Frame 1 (no input): blank canvas, image omitted
Frame 60 (the mouse pressed at the canvas centre just before this capture): blank canvas, image omitted
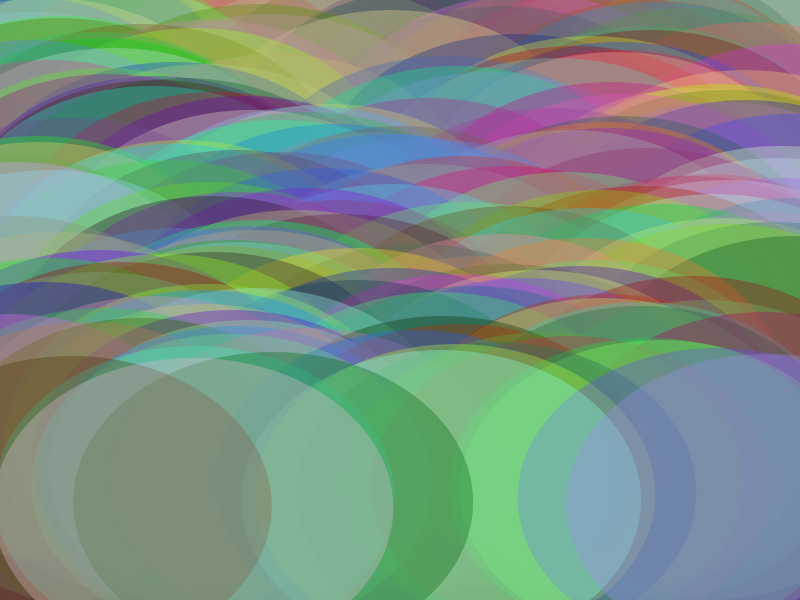
Frame 120 (the mouse held since frame 60 and released just before this capture)

The Processing sketch whose frames 1 and 60 were blank and that drew this single picture after the mouse press (run headless with seeded random() and noise(); from frame 60 on, the mouse is pressed at the canvas centre):

// Processing sketch: Iteration_Colour_MouseX
// ── Iteration_Colour_MouseX.pde
void setup() {
  size(800,600);
  background(0);
  
  
}


void draw() {
  background(0);
  
  for (int i=0; i<255; i++) {
    noStroke();
    //use random to assign colour
    float r = random(0,255);
    float g = random(0,255);
    float b = random(0,255);
    //float o = random(0,255); // maybe even opacity is random
    fill(r,g,b,90); 
    // fill(r,g,b,o);
    ellipse(random(0,width), i*2,mouseX,mouseY);
   // rect(random(0,width), i*2,mouseX,mouseY);
  }
  
}
